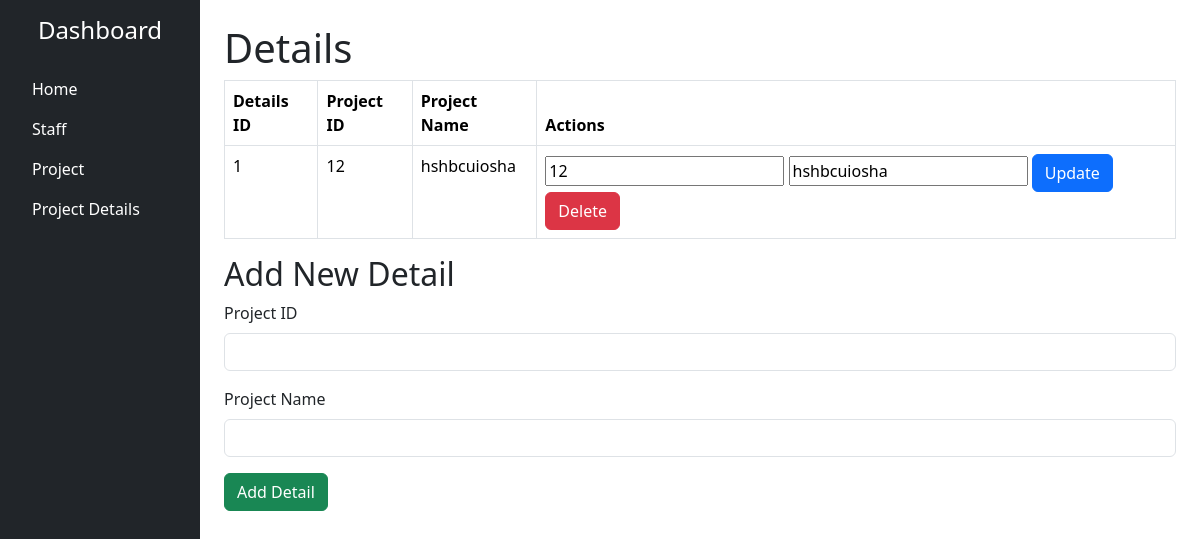
Page /details on the earlier database version.
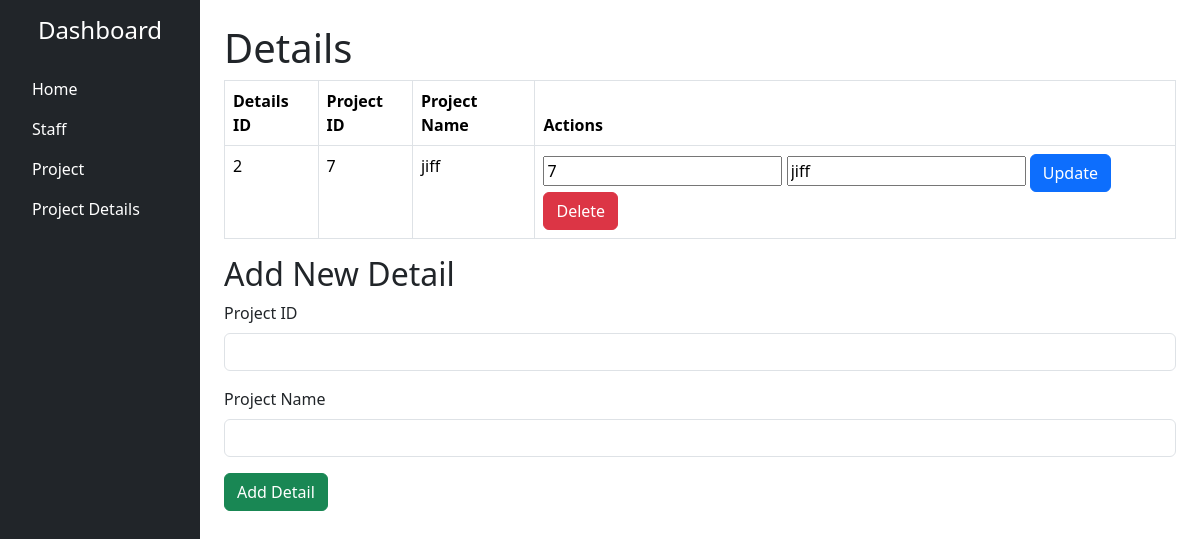
Same page on the later database version.
### models.py (models this page shows)
class Details(db.Model):  # Fixed typo: Changed db.model to db.Model
    __tablename__ = 'details'
    details_id = db.Column(db.Integer, primary_key=True)  # Fixed typo in 'details_id'
    project_id = db.Column(db.Integer, db.ForeignKey('projects.id'), nullable=False)  # Fixed ForeignKey syntax
    project_name = db.Column(db.String(200), nullable=False)  # Fixed typo in 'project_name'

### app.py (the view, shortened to what this page needs)
@app.route('/details', methods=['GET', 'POST'])
def details():
    all_details = Details.query.all()
    return render_template('details.html', details=all_details)

### templates/details.html (shortened to what this page needs)
{% extends 'base.html' %}
{% block body %}
<h1>Details</h1>
<table class="table table-bordered">
    <thead>
        <tr>
            <th>Details ID</th>
            <th>Project ID</th>
            <th>Project Name</th>
            <th>Actions</th>
        </tr>
    </thead>
    <tbody>
        {% for detail in details %}
        <tr>
            <td>{{ detail.details_id }}</td>
            <td>{{ detail.project_id }}</td>
            <td>{{ detail.project_name }}</td>
            <td>
                <form method="POST" action="{{ url_for('update_detail', id=detail.details_id) }}"
                    style="display:inline;">
                    <input type="number" name="project_id" value="{{ detail.project_id }}" required>
                    <input type="text" name="project_name" value="{{ detail.project_name }}" required>
                    <button type="submit" class="btn btn-primary">Update</button>
                </form>
                <form method="POST" action="{{ url_for('delete_detail', id=detail.details_id) }}"
                    style="display:inline;">
                    <button type="submit" class="btn btn-danger">Delete</button>
                </form>
            </td>
        </tr>
        {% endfor %}
    </tbody>
</table>
<h2>Add New Detail</h2>
<form method="POST" action="{{ url_for('details') }}">
    <div class="mb-3">
        <label for="project_id" class="form-label">Project ID</label>
        <input type="number" id="project_id" name="project_id" class="form-control" required>
    </div>
    <div class="mb-3">
        <label for="project_name" class="form-label">Project Name</label>
        <input type="text" id="project_name" name="project_name" class="form-control" required>
    </div>
    <button type="submit" class="btn btn-success">Add Detail</button>
</form>
{% endblock %}

### templates/base.html (shortened to what this page needs)
<!DOCTYPE html>
<html lang="en">
<head>
    <link href="https://cdn.jsdelivr.net/npm/bootstrap@5.3.3/dist/css/bootstrap.min.css" rel="stylesheet"
>
</head>
<body>
    <div class="container-fluid">
        <div class="row">
            <div id="sidebar" class="col-md-3 col-lg-2 bg-dark text-white p-3" style="min-height: 100vh;">
                <h4 class="text-center mb-4">Dashboard</h4>
                <ul class="nav flex-column">
                    <li class="nav-item"><a href="/" class="nav-link text-white" onclick="showContent('home')">Home</a>
                    </li>
                    <li class="nav-item"><a href="{{url_for('staff')}}" class="nav-link text-white"
                            onclick="showContent('staff')">Staff</a></li>
                    <li class="nav-item"><a href="{{ url_for('projects') }}" class="nav-link text-white"
                            onclick="showContent('project')">Project</a></li>
                    <li class="nav-item"><a href="{{ url_for('details') }}" class=" nav-link text-white"
                            onclick="showContent('details')">Project Details</a></li>
                </ul>
            </div>
            <div id="content" class="col-md-9 col-lg-10 p-4">
                {% block body %}{% endblock %}
            </div>
        </div>
    </div>
</body>
</html>

Differences in the rows shown:
removed Details: details_id "1", project_id "12", project_name "hshbcuiosha"
added Details: details_id "2", project_id "7", project_name "jiff"
